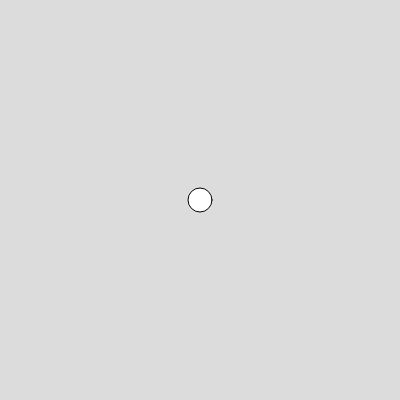
Frame 1 (no input)
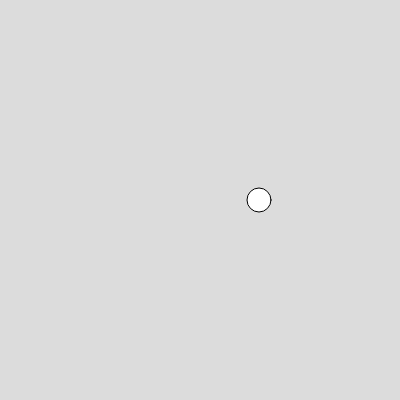
Frame 60 (no input)
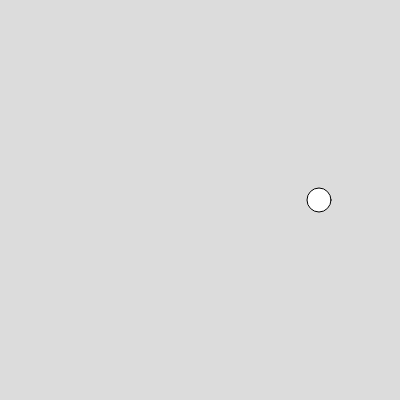
Frame 120 (the mouse pressed at the canvas centre since frame 60)

The p5.js sketch that drew these frames (run headless with seeded random() and noise() and a simulated clock; from frame 60 on, the mouse is pressed at the canvas centre):

// p5.js sketch
// ── sketch.js
var x;
var xSpeed = 1;

function setup() {
  createCanvas(400, 400);
  x = width/2;
}

function draw() {
  background(220);
  circle(x, height/2, 24);
  x+=xSpeed
  if(x > width - 12 || x < 12) xSpeed *= -1;
}

// ── sketchh.js
var x;
var xSpeed = 1;

function setup() {
  createCanvas(400, 400);
  x = width/2;
}

function draw() {
  background(220);
  circle(x, height/2, 24);
  x+=xSpeed
  if(x > width - 12 || x < 12) xSpeed += -1;
}
